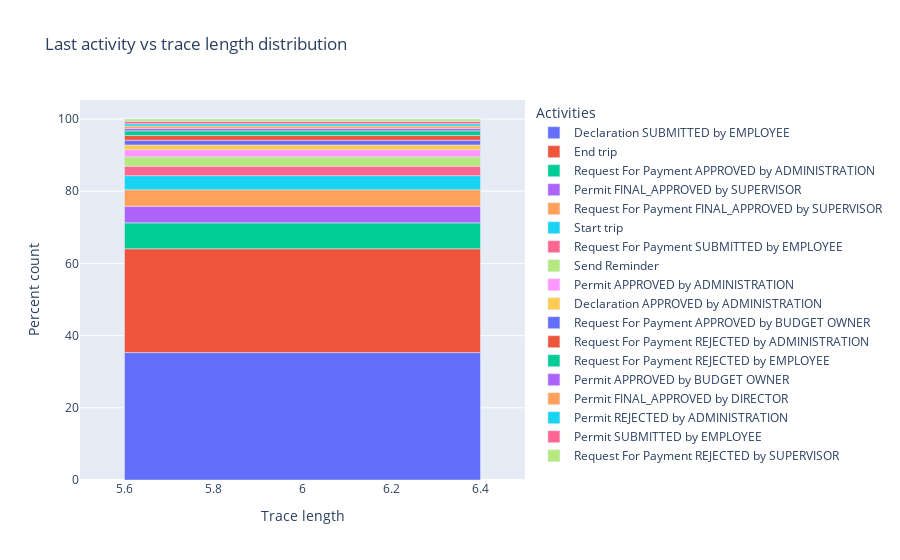

Notebook source saved alongside this figure:
### Code cell
# plot the distribution
import plotly.express as px
fig = px.bar(df_dist, x="Trace length", y="Percent count", color="Activities", title="Last activity vs trace length distribution")
fig.show()
# fig.write_html("../docs/activity_vs_trace_length_distribution.html")

### Figure 1 — Plotly figure (JSON) as saved in the notebook; plotly's stock layout.template omitted (floating-point values rounded to 4 significant figures)
{"data": [{"alignmentgroup": "True", "hovertemplate": "Activities=Declaration SUBMITTED by EMPLOYEE<br>Trace length=%{x}<br>Percent count=%{y}<extra></extra>", "legendgroup": "Declaration SUBMITTED by EMPLOYEE", "marker": {"color": "#636efa", "pattern": {"shape": ""}}, "name": "Declaration SUBMITTED by EMPLOYEE", "offsetgroup": "Declaration SUBMITTED by EMPLOYEE", "orientation": "v", "showlegend": true, "textposition": "auto", "type": "bar", "x": [6], "xaxis": "x", "y": [35.29], "yaxis": "y"}, {"alignmentgroup": "True", "hovertemplate": "Activities=End trip<br>Trace length=%{x}<br>Percent count=%{y}<extra></extra>", "legendgroup": "End trip", "marker": {"color": "#EF553B", "pattern": {"shape": ""}}, "name": "End trip", "offsetgroup": "End trip", "orientation": "v", "showlegend": true, "textposition": "auto", "type": "bar", "x": [6], "xaxis": "x", "y": [28.76], "yaxis": "y"}, {"alignmentgroup": "True", "hovertemplate": "Activities=Request For Payment APPROVED by ADMINISTRATION<br>Trace length=%{x}<br>Percent count=%{y}<extra></extra>", "legendgroup": "Request For Payment APPROVED by ADMINISTRATION", "marker": {"color": "#00cc96", "pattern": {"shape": ""}}, "name": "Request For Payment APPROVED by ADMINISTRATION", "offsetgroup": "Request For Payment APPROVED by ADMINISTRATION", "orientation": "v", "showlegend": true, "textposition": "auto", "type": "bar", "x": [6], "xaxis": "x", "y": [7.19], "yaxis": "y"}, {"alignmentgroup": "True", "hovertemplate": "Activities=Permit FINAL_APPROVED by SUPERVISOR<br>Trace length=%{x}<br>Percent count=%{y}<extra></extra>", "legendgroup": "Permit FINAL_APPROVED by SUPERVISOR", "marker": {"color": "#ab63fa", "pattern": {"shape": ""}}, "name": "Permit FINAL_APPROVED by SUPERVISOR", "offsetgroup": "Permit FINAL_APPROVED by SUPERVISOR", "orientation": "v", "showlegend": true, "textposition": "auto", "type": "bar", "x": [6], "xaxis": "x", "y": [4.575], "yaxis": "y"}, {"alignmentgroup": "True", "hovertemplate": "Activities=Request For Payment FINAL_APPROVED by SUPERVISOR<br>Trace length=%{x}<br>Percent count=%{y}<extra></extra>", "legendgroup": "Request For Payment FINAL_APPROVED by SUPERVISOR", "marker": {"color": "#FFA15A", "pattern": {"shape": ""}}, "name": "Request For Payment FINAL_APPROVED by SUPERVISOR", "offsetgroup": "Request For Payment FINAL_APPROVED by SUPERVISOR", "orientation": "v", "showlegend": true, "textposition": "auto", "type": "bar", "x": [6], "xaxis": "x", "y": [4.575], "yaxis": "y"}, {"alignmentgroup": "True", "hovertemplate": "Activities=Start trip<br>Trace length=%{x}<br>Percent count=%{y}<extra></extra>", "legendgroup": "Start trip", "marker": {"color": "#19d3f3", "pattern": {"shape": ""}}, "name": "Start trip", "offsetgroup": "Start trip", "orientation": "v", "showlegend": true, "textposition": "auto", "type": "bar", "x": [6], "xaxis": "x", "y": [3.922], "yaxis": "y"}, {"alignmentgroup": "True", "hovertemplate": "Activities=Request For Payment SUBMITTED by EMPLOYEE<br>Trace length=%{x}<br>Percent count=%{y}<extra></extra>", "legendgroup": "Request For Payment SUBMITTED by EMPLOYEE", "marker": {"color": "#FF6692", "pattern": {"shape": ""}}, "name": "Request For Payment SUBMITTED by EMPLOYEE", "offsetgroup": "Request For Payment SUBMITTED by EMPLOYEE", "orientation": "v", "showlegend": true, "textposition": "auto", "type": "bar", "x": [6], "xaxis": "x", "y": [2.614], "yaxis": "y"}, {"alignmentgroup": "True", "hovertemplate": "Activities=Send Reminder<br>Trace length=%{x}<br>Percent count=%{y}<extra></extra>", "legendgroup": "Send Reminder", "marker": {"color": "#B6E880", "pattern": {"shape": ""}}, "name": "Send Reminder", "offsetgroup": "Send Reminder", "orientation": "v", "showlegend": true, "textposition": "auto", "type": "bar", "x": [6], "xaxis": "x", "y": [2.614], "yaxis": "y"}, {"alignmentgroup": "True", "hovertemplate": "Activities=Permit APPROVED by ADMINISTRATION<br>Trace length=%{x}<br>Percent count=%{y}<extra></extra>", "legendgroup": "Permit APPROVED by ADMINISTRATION", "marker": {"color": "#FF97FF", "pattern": {"shape": ""}}, "name": "Permit APPROVED by ADMINISTRATION", "offsetgroup": "Permit APPROVED by ADMINISTRATION", "orientation": "v", "showlegend": true, "textposition": "auto", "type": "bar", "x": [6], "xaxis": "x", "y": [1.961], "yaxis": "y"}, {"alignmentgroup": "True", "hovertemplate": "Activities=Declaration APPROVED by ADMINISTRATION<br>Trace length=%{x}<br>Percent count=%{y}<extra></extra>", "legendgroup": "Declaration APPROVED by ADMINISTRATION", "marker": {"color": "#FECB52", "pattern": {"shape": ""}}, "name": "Declaration APPROVED by ADMINISTRATION", "offsetgroup": "Declaration APPROVED by ADMINISTRATION", "orientation": "v", "showlegend": true, "textposition": "auto", "type": "bar", "x": [6], "xaxis": "x", "y": [1.307], "yaxis": "y"}, {"alignmentgroup": "True", "hovertemplate": "Activities=Request For Payment APPROVED by BUDGET OWNER<br>Trace length=%{x}<br>Percent count=%{y}<extra></extra>", "legendgroup": "Request For Payment APPROVED by BUDGET OWNER", "marker": {"color": "#636efa", "pattern": {"shape": ""}}, "name": "Request For Payment APPROVED by BUDGET OWNER", "offsetgroup": "Request For Payment APPROVED by BUDGET OWNER", "orientation": "v", "showlegend": true, "textposition": "auto", "type": "bar", "x": [6], "xaxis": "x", "y": [1.307], "yaxis": "y"}, {"alignmentgroup": "True", "hovertemplate": "Activities=Request For Payment REJECTED by ADMINISTRATION<br>Trace length=%{x}<br>Percent count=%{y}<extra></extra>", "legendgroup": "Request For Payment REJECTED by ADMINISTRATION", "marker": {"color": "#EF553B", "pattern": {"shape": ""}}, "name": "Request For Payment REJECTED by ADMINISTRATION", "offsetgroup": "Request For Payment REJECTED by ADMINISTRATION", "orientation": "v", "showlegend": true, "textposition": "auto", "type": "bar", "x": [6], "xaxis": "x", "y": [1.307], "yaxis": "y"}, {"alignmentgroup": "True", "hovertemplate": "Activities=Request For Payment REJECTED by EMPLOYEE<br>Trace length=%{x}<br>Percent count=%{y}<extra></extra>", "legendgroup": "Request For Payment REJECTED by EMPLOYEE", "marker": {"color": "#00cc96", "pattern": {"shape": ""}}, "name": "Request For Payment REJECTED by EMPLOYEE", "offsetgroup": "Request For Payment REJECTED by EMPLOYEE", "orientation": "v", "showlegend": true, "textposition": "auto", "type": "bar", "x": [6], "xaxis": "x", "y": [1.307], "yaxis": "y"}, {"alignmentgroup": "True", "hovertemplate": "Activities=Permit APPROVED by BUDGET OWNER<br>Trace length=%{x}<br>Percent count=%{y}<extra></extra>", "legendgroup": "Permit APPROVED by BUDGET OWNER", "marker": {"color": "#ab63fa", "pattern": {"shape": ""}}, "name": "Permit APPROVED by BUDGET OWNER", "offsetgroup": "Permit APPROVED by BUDGET OWNER", "orientation": "v", "showlegend": true, "textposition": "auto", "type": "bar", "x": [6], "xaxis": "x", "y": [0.6536], "yaxis": "y"}, {"alignmentgroup": "True", "hovertemplate": "Activities=Permit FINAL_APPROVED by DIRECTOR<br>Trace length=%{x}<br>Percent count=%{y}<extra></extra>", "legendgroup": "Permit FINAL_APPROVED by DIRECTOR", "marker": {"color": "#FFA15A", "pattern": {"shape": ""}}, "name": "Permit FINAL_APPROVED by DIRECTOR", "offsetgroup": "Permit FINAL_APPROVED by DIRECTOR", "orientation": "v", "showlegend": true, "textposition": "auto", "type": "bar", "x": [6], "xaxis": "x", "y": [0.6536], "yaxis": "y"}, {"alignmentgroup": "True", "hovertemplate": "Activities=Permit REJECTED by ADMINISTRATION<br>Trace length=%{x}<br>Percent count=%{y}<extra></extra>", "legendgroup": "Permit REJECTED by ADMINISTRATION", "marker": {"color": "#19d3f3", "pattern": {"shape": ""}}, "name": "Permit REJECTED by ADMINISTRATION", "offsetgroup": "Permit REJECTED by ADMINISTRATION", "orientation": "v", "showlegend": true, "textposition": "auto", "type": "bar", "x": [6], "xaxis": "x", "y": [0.6536], "yaxis": "y"}, {"alignmentgroup": "True", "hovertemplate": "Activities=Permit SUBMITTED by EMPLOYEE<br>Trace length=%{x}<br>Percent count=%{y}<extra></extra>", "legendgroup": "Permit SUBMITTED by EMPLOYEE", "marker": {"color": "#FF6692", "pattern": {"shape": ""}}, "name": "Permit SUBMITTED by EMPLOYEE", "offsetgroup": "Permit SUBMITTED by EMPLOYEE", "orientation": "v", "showlegend": true, "textposition": "auto", "type": "bar", "x": [6], "xaxis": "x", "y": [0.6536], "yaxis": "y"}, {"alignmentgroup": "True", "hovertemplate": "Activities=Request For Payment REJECTED by SUPERVISOR<br>Trace length=%{x}<br>Percent count=%{y}<extra></extra>", "legendgroup": "Request For Payment REJECTED by SUPERVISOR", "marker": {"color": "#B6E880", "pattern": {"shape": ""}}, "name": "Request For Payment REJECTED by SUPERVISOR", "offsetgroup": "Request For Payment REJECTED by SUPERVISOR", "orientation": "v", "showlegend": true, "textposition": "auto", "type": "bar", "x": [6], "xaxis": "x", "y": [0.6536], "yaxis": "y"}], "layout": {"barmode": "relative", "legend": {"title": {"text": "Activities"}, "tracegroupgap": 0}, "title": {"text": "Last activity vs trace length distribution"}, "xaxis": {"anchor": "y", "domain": [0, 1], "title": {"text": "Trace length"}}, "yaxis": {"anchor": "x", "domain": [0, 1], "title": {"text": "Percent count"}}}}
